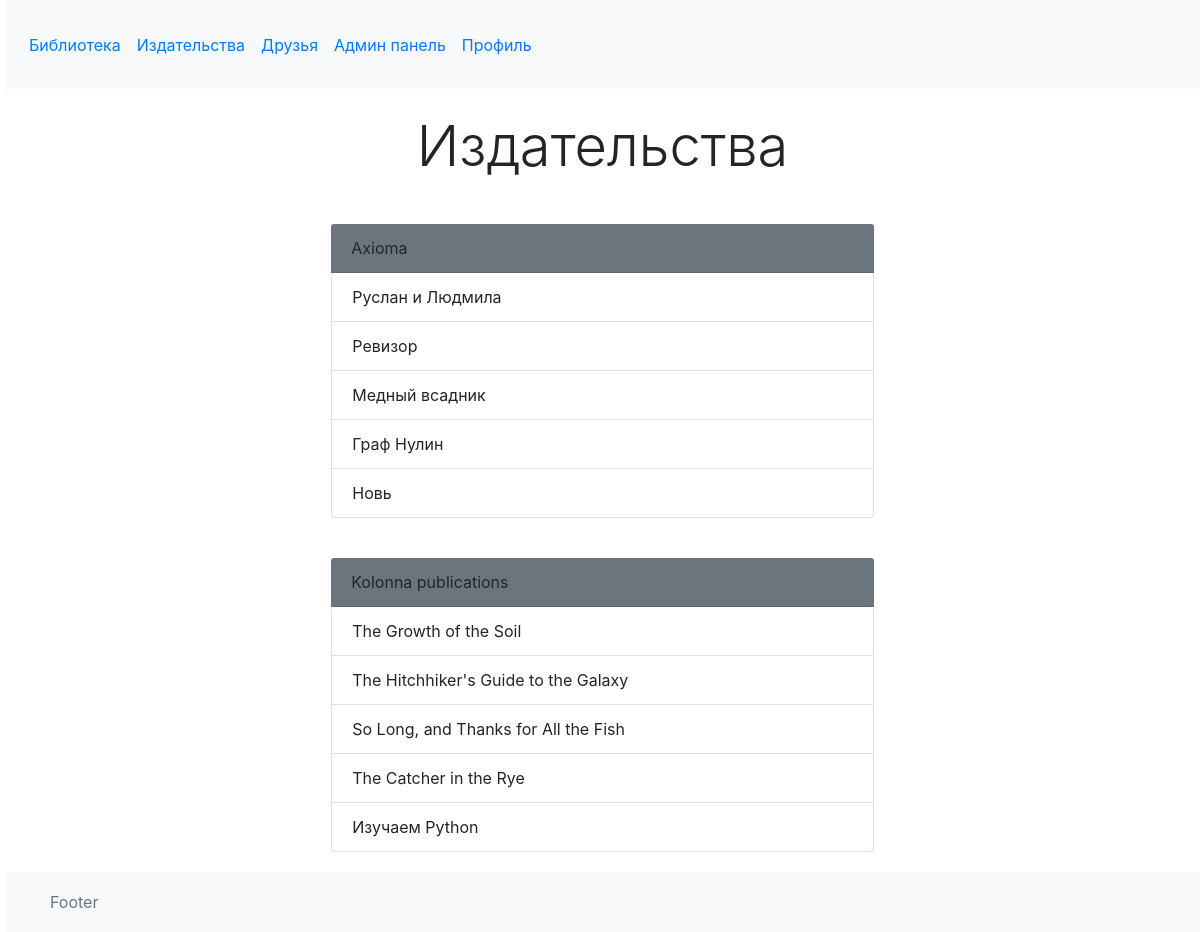
The app's page /redaction_list/ with its own data.
### p_library/models.py (models this page shows, shortened)
class Publishing_house(models.Model):
    name = models.CharField(max_length=100, verbose_name='Наименование издательства', unique=True)

class Book(models.Model):
    ISBN = models.CharField(max_length=13, verbose_name='ISBN')
    title = models.TextField(verbose_name='Наименование книги')
    description = models.TextField(verbose_name='Описание книги')
    year_release = models.SmallIntegerField(verbose_name='Год издания')
    author = models.ForeignKey(Author, on_delete=models.CASCADE, verbose_name='Автор')
    copy_count = models.IntegerField(default=1, verbose_name='Количество копий')
    price = models.DecimalField(max_digits = 10, decimal_places=2, default=0, verbose_name='Цена')
    publishing_house = models.ForeignKey(Publishing_house, on_delete=models.CASCADE,
        verbose_name='Издательство', null=True, blank=True,
        related_name="books", related_query_name="book")
    friend = models.ForeignKey(Friend, blank=True, null=True, on_delete=models.CASCADE, verbose_name='Друг', related_name='books')
    image = models.ImageField(upload_to='images/blog/%Y/%m/%d', blank=True)

### p_library/views.py (the view)
# urls.py: path('redaction_list/', views.redaction_list),
def redaction_list(request):
    template = loader.get_template('redaction_list.html')
    redactions = Publishing_house.objects.all()
    publishers_data = {"data": {publishing_hous.name:
						list(Book.objects.filter(publishing_house=publishing_hous.id).values_list("title", flat=True))
						 for publishing_hous in redactions}}
    return HttpResponse(template.render(publishers_data, request))

### p_library/templates/redaction_list.html (shortened to what this page needs)
{% extends "base_templ.html" %}
{% block content %}
    <h3 class="display-4 text-center my-4">Издательства</h3>
    <div class="row">
        <div class="col-md-6 mx-auto">
            {% for p, books in data.items %}
            <div>
                <div class="card-body">
                <div class="card-header bg-secondary">{{ p }}</div>
                    <ul class="list-group">
                    {% for book in books %}
                        <li class="list-group-item">{{ book }}</li>
                    {% endfor %}
                    </ul>
                </div>
            </div>
            {% endfor %}
        </div>
    </div>
{% endblock %}

### static/css/style_1.css (style rules this page uses)
html { position: relative; min-height: 100%; }
body { margin-bottom: 60px; padding-left: 5px; }

### records on screen
Publishing_house: data "Axioma"
Book: title "Руслан и Людмила"
Book: title "Ревизор"
Book: title "Медный всадник"
Book: title "Граф Нулин"
Book: title "Новь"
Publishing_house: data "Kolonna publications"
Book: title "The Growth of the Soil"
Book: title "The Hitchhiker's Guide to the Galaxy"
Book: title "So Long, and Thanks for All the Fish"
Book: title "The Catcher in the Rye"
Book: title "Изучаем Python"
